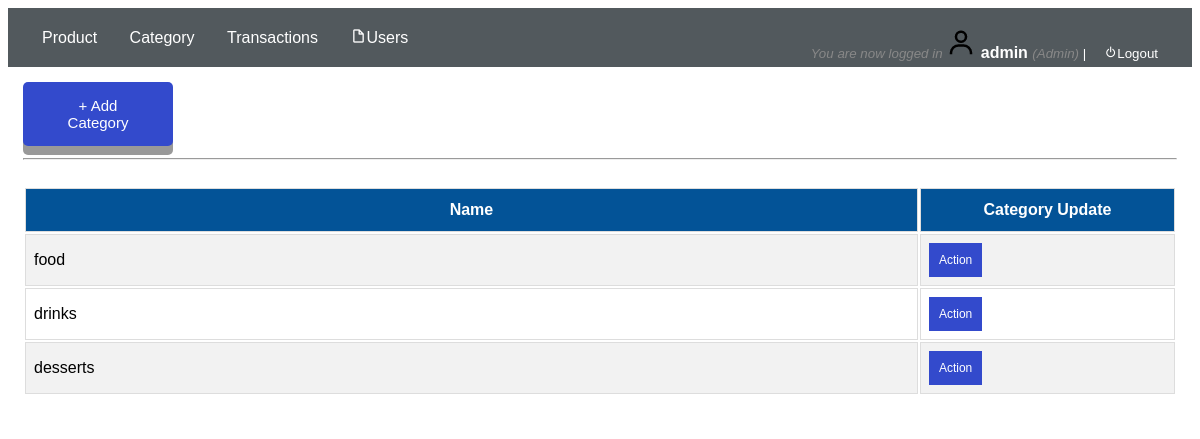
Page /admin/index.php?page=category (signed in) on the committed database.
### tables this page shows
CREATE TABLE `category` (
  `category_id` int(255) NOT NULL,
  `name` varchar(255) NOT NULL
);

### admin/category.php (the view, shortened to what this page needs)
<!DOCTYPE html>
<?php
$conn = mysqli_connect("localhost","root","") or die (mysqli_error($conn));
$sql = "SELECT * FROM category";
$q = mysqli_query($conn,$sql) or die (mysqli_error($conn));
?>
<html>
<head>
	<link rel = "stylesheet" type="text/css" href="../css/create_user.css" />
	<link href='https://unpkg.com/boxicons@2.0.9/css/boxicons.min.css' rel='stylesheet'>
</head>
<body>
<div class="button-align">
		<div class="first-modal">
			<button class="modal-button" href="#myModal1"> + Add Category</button>
		</div>
</div>
	<br>
	<hr>
	<br>
	<div id="tbody">
		<table width="100%">
			<tr>
			    <th width="35%">Name</th>
			    <th width="10%">Category Update</th>
			</tr>
			<?php
						while($r = mysqli_fetch_assoc($q))
						{
					?>
			 	<tr>
			 		<td><?php echo $r['name'];?></td>
					<td>
						<div class="dropdown">
						  <button class="dropbtn">Action</button>
						</div>
					</td>
			 	</tr>
			 		<?php
						}
					?>
		</table>
	</div>
</body>
</html>

### css/responsive.css (style rules this page uses)
* { box-sizing: border-box; }
html { font-family: "Lucida Sans", sans-serif; }

### css/create_user.css (style rules this page uses)
.button-align { height: 50px; }
.first-modal { width: 150px; float: left; }
.first-modal button { display: inline-block; padding: 15px 25px; font-size: 15px; cursor: pointer; text-align: center; text-decoration: none; outline: none; color: #fff; background-color: #334acc; border: none; border-radius: 5px; box-shadow: 0 9px #999; }
#tbody { font-family: Arial, Helvetica, sans-serif; border-collapse: collapse; width: 100%; }
#tbody td, th { border: 1px solid #ddd; padding: 8px; }
#tbody tr:nth-child(even) { background-color: #f2f2f2; }
#tbody th { padding-top: 12px; padding-bottom: 12px; text-align: left; background-color: #035397; color: white; text-align: center; }
.dropbtn { background-color: #334acc; color: white; padding: 10px; font-size: 12px; border: none; }
.dropdown { position: relative; display: inline-block; }

### rows in the picture
category: name "food"
category: name "drinks"
category: name "desserts"

### other values in the picture
$_SESSION['success'] "You are now logged in"
$_SESSION['user']['name'] "admin"
$_SESSION['user']['user_type'] "Admin"
